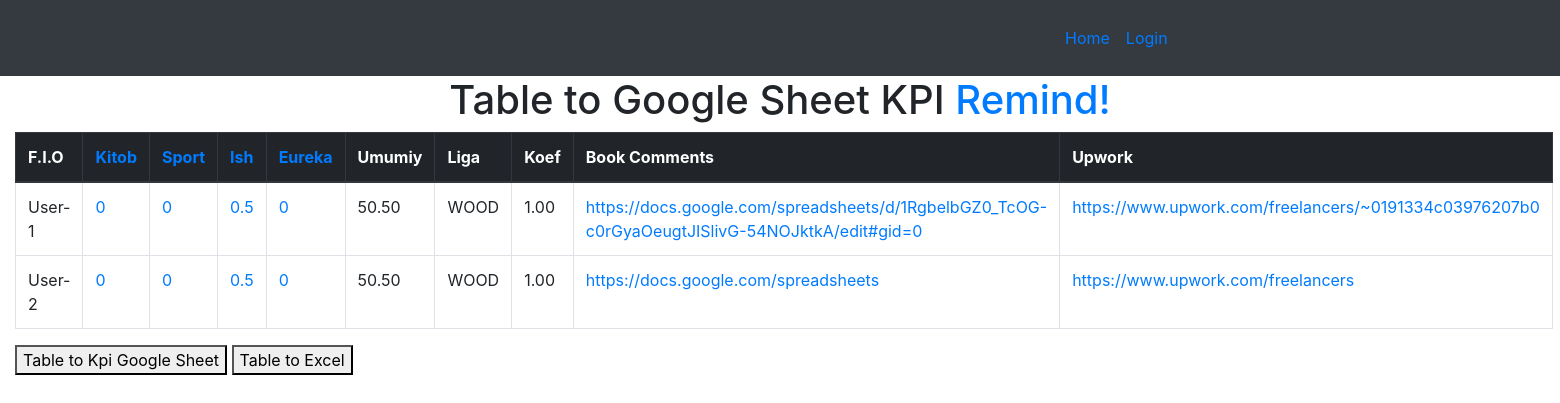
The page / on the database its author committed.
### main/models.py (models this page shows, shortened)
class KpiModel(models.Model):
    name = models.CharField(max_length=255)
    general = models.DecimalField(max_digits=10, decimal_places=2, null=True, blank=True, default=50)
    league = models.CharField(max_length=255, null=True, blank=True)
    koef = models.DecimalField(max_digits=10, decimal_places=2, null=True, blank=True)
    book_comment = models.URLField(max_length=255, null=True)
    upwork = models.URLField(max_length=200, blank=True)
    created_at = models.DateTimeField(auto_now=True)
    class Meta:
        ordering = ['name', 'general', 'league', 'koef', 'book_comment', 'upwork']

### main/views.py (the view)
# urls.py: path('', views.index, name="index"),
def index(request):
    kpi_models = KpiModel.objects.all().order_by('-created_at')
    result = []
    for x in kpi_models:
        books = sum(x.score for x in BookModel.objects.filter(kpi=x))
        sports = sum(x.score for x in SportModel.objects.filter(kpi=x))
        evrikas = sum(x.score for x in EvrikaModel.objects.filter(kpi=x))
        works = sum(float(x.score) for x in WorkModel.objects.filter(kpi=x))
        result.append({"kpi":x, "sports":sports, "evrikas":evrikas, "works":works, "books":books})
    return render(request, 'index.html', context={"results":result})

### main/templates/index.html (shortened to what this page needs)
{% load static %}
<!DOCTYPE html>
<html lang="en">
<head>
    <link rel="stylesheet" href="{% static 'css/index.css' %}">
    <link href="https://cdn.jsdelivr.net/npm/remixicon@3.4.0/fonts/remixicon.css" rel="stylesheet">
    <link rel="stylesheet" href="https://maxcdn.bootstrapcdn.com/bootstrap/4.0.0/css/bootstrap.min.css">
</head>
<body>
    {% include 'navbar.html' %}
    <div class="container-fluid" >
        <h1>Table to Google Sheet KPI <a href="reminder">Remind!</a></h1>
        <table class="table table-bordered" >
            <thead class="thead-dark">
                <tr>
                    <th>F.I.O</th>
                    <th>
                        <a href="{% url 'all_books' %}">Kitob</a>
                    </th>
                    <th>
                        <a href="{% url 'all_sports' %}">Sport</a>
                    </th>
                    <th>
                        <a href="{% url 'all_works' %}">Ish</a>
                    </th>
                    <th>
                        <a href="{% url 'all_evrika' %}">Eureka</a>
                    </th>
                    <th class="background-color:green;">Umumiy</th>
                    <th>Liga</th>
                    <th>Koef</th>
                    <th>Book Comments</th>
                    <th>Upwork</th>
                </tr>
            </thead>
            <tbody>
                {% for i in results  %}
                <tr>
                    <td>{{ i.kpi.name }}</td>
                    <td>
                        <a href="{% url 'book_detail' i.kpi.id %}">{{ i.books }}</a>
                    </td>
                    <td>
                        <a href="{% url 'sport_detail' i.kpi.id %}">{{ i.sports }}</a>
                    </td>
                    <td>
                        <a href="{% url 'work_detail' i.kpi.id %}">{{ i.works }}</a>
                    </td>
                    <td>
                        <a href="{% url 'evrika_detail' i.kpi.id %}">{{ i.evrikas }}</a>
                    </td>
                    <td>{{ i.kpi.general }}</td>
                    <td>{{ i.kpi.league }}</td>
                    <td>{{ i.kpi.koef }}</td>
                    <td>
                        <a href="{{ i.kpi.book_comment }}">{{ i.kpi.book_comment }}</a>
                    </td>
                    <td>
                        <a href="{{ i.kpi.upwork }}">{{ i.kpi.upwork }}</a>
                    </td>
                </tr>
                {% endfor %}
            </tbody>
        </table>
        <a href="https://docs.google.com/spreadsheets/d/13aPcjyMXeHoDP3VeYuTcN4DlKeJEvOr_2t3qR4TV_3w/edit#gid=1208225701">
            <button>Table to Kpi Google Sheet</button>
        </a>
        <button onclick="tableToGoogleSheet()">
            Table to Excel
        </button>
    </div>
</body>
</html>

### static/css/index.css (style rules this page uses)
*,*:after,*:before { -webkit-box-sizing: border-box; -moz-box-sizing: border-box; -ms-box-sizing: border-box; box-sizing: border-box; }
body { font-family: arial; font-size: 16px; background: #008e51; color: #000; justify-content: left; align-items: left; margin: 0; padding: 0; }
h1 { font-size: 60px; font-weight: 700; text-align: center; }
table thead th a { text-decoration: none; }

### rows shown on the page
KpiModel: kpi.name "User-1", books "0", sports "0", works "0.5", evrikas "0", kpi.general "50.50", kpi.league "WOOD", kpi.koef "1.00", kpi.book_comment "https://docs.google.com/spreadsheets/d/1RgbelbGZ0_TcOG-c0rGyaOeugtJISlivG-54NOJktkA/edit#gid=0", kpi.upwork "https://www.upwork.com/freelancers/~0191334c03976207b0"
KpiModel: kpi.name "User-2", books "0", sports "0", works "0.5", evrikas "0", kpi.general "50.50", kpi.league "WOOD", kpi.koef "1.00", kpi.book_comment "https://docs.google.com/spreadsheets", kpi.upwork "https://www.upwork.com/freelancers"
